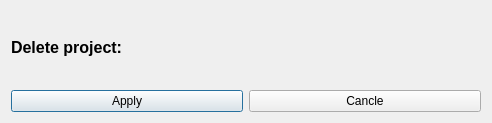
<?xml version="1.0" encoding="UTF-8"?>
<ui version="4.0">
 <class>deleteProjectDialog</class>
 <widget class="QDialog" name="deleteProjectDialog">
  <property name="geometry">
   <rect>
    <x>0</x>
    <y>0</y>
    <width>492</width>
    <height>123</height>
   </rect>
  </property>
  <property name="windowTitle">
   <string>Dialog</string>
  </property>
  <layout class="QGridLayout" name="gridLayout">
   <item row="0" column="0" colspan="2">
    <widget class="QLabel" name="projectLabel">
     <property name="frameShape">
      <enum>QFrame::NoFrame</enum>
     </property>
     <property name="text">
      <string>&lt;html&gt;&lt;head/&gt;&lt;body&gt;&lt;p&gt;&lt;span style=&quot; font-size:12pt; font-weight:600;&quot;&gt;Delete project:&lt;/span&gt;&lt;/p&gt;&lt;/body&gt;&lt;/html&gt;</string>
     </property>
    </widget>
   </item>
   <item row="1" column="0">
    <widget class="QPushButton" name="applyButton">
     <property name="text">
      <string>Apply</string>
     </property>
     <property name="default">
      <bool>true</bool>
     </property>
    </widget>
   </item>
   <item row="1" column="1">
    <widget class="QPushButton" name="cancelButton">
     <property name="text">
      <string>Cancle</string>
     </property>
    </widget>
   </item>
  </layout>
 </widget>
 <resources/>
 <connections/>
</ui>
